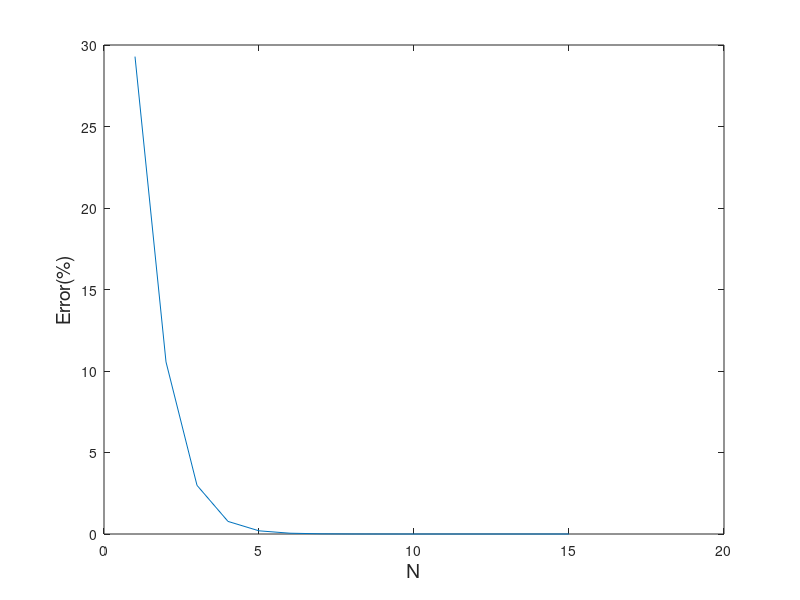

This chart was generated by the following MATLAB code:
clear;
clc;
N=15;
error = zeros(1,N);
for i=1:N
    error(i) = 1 - ( 1 / sqrt( 1 + 2^(-2*(i-1)) ) );
end
plot(error*100);
xlabel('N', 'fontSize', 14);
ylabel('Error(%)', 'fontSize', 14);
